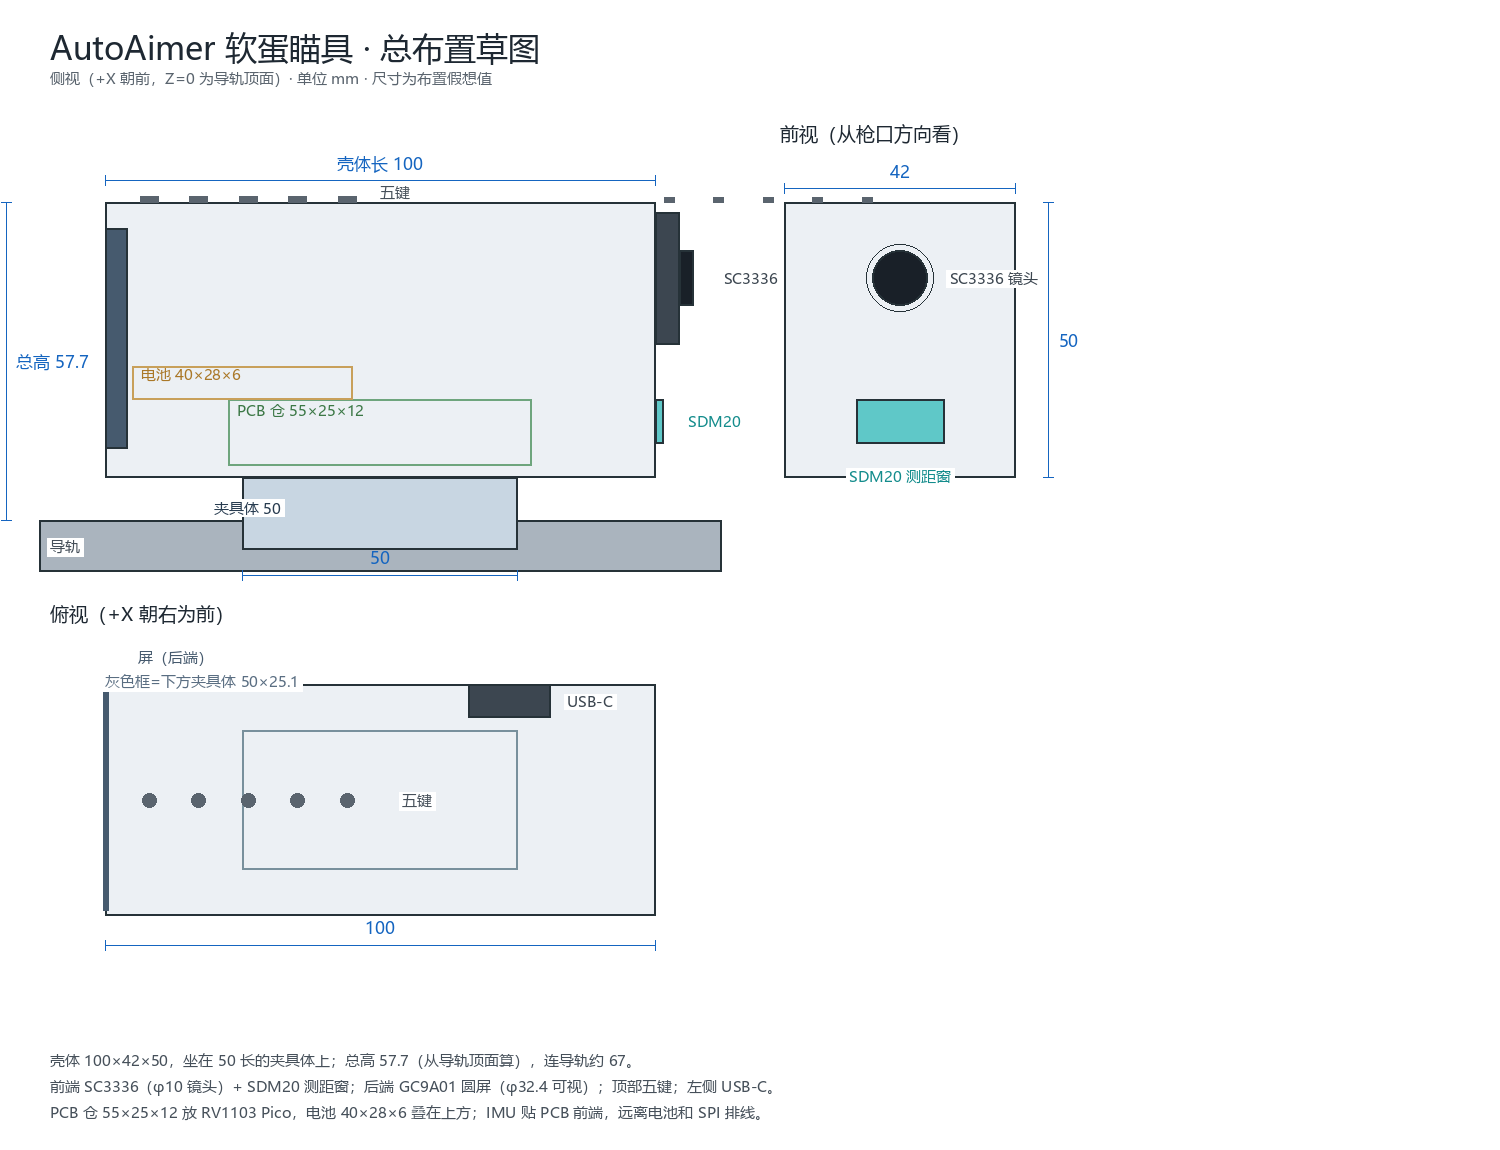

Reproduce this figure in Python.
# -*- coding: utf-8 -*-
"""AutoAimer 软蛋瞄具 总布置草图（侧视 + 前视 + 俯视）。

X 沿枪管（+X 朝前），Y 横跨，Z 向上；Z=0 取导轨顶面。单位 mm。
尺寸是布置假想值，标注出来方便按实物改。
"""
import os
from PIL import Image, ImageDraw, ImageFont

OUT = os.path.dirname(os.path.abspath(__file__))

RAIL_H = 9.32
CLAMP_L, CLAMP_W = 50.0, 25.1
CLAMP_Z0, CLAMP_Z1 = -5.32, 7.68

BODY_L, BODY_W = 100.0, 42.0
BODY_Z0, BODY_Z1 = 7.68, 57.7

SCR_D, SCR_T, SCR_ZC = 40.0, 4.0, 33.0     # 屏幕模块 40x40x4
CAM_W, CAM_T, CAM_ZC = 24.0, 4.5, 44.0
LENS_D = 10.0
RNG_W, RNG_H, RNG_ZC = 16.0, 8.0, 18.0

PCB_L, PCB_H, PCB_Z0 = 55.0, 12.0, 10.0
BAT_L, BAT_H = 40.0, 6.0

BTN_X = [-42.0, -33.0, -24.0, -15.0, -6.0]

C_BODY = (236, 240, 244)
C_EDGE = (38, 50, 56)
C_CLAMP = (200, 214, 226)
C_SCR = (70, 90, 110)
C_CAM = (60, 70, 80)
C_PCB = (110, 165, 125)
C_BAT = (200, 160, 90)
C_GRAY = (120, 144, 156)
C_DIM = (21, 101, 192)

W, H = 1500, 1150
img = Image.new("RGB", (W, H), "white")
d = ImageDraw.Draw(img)
try:
    f_title = ImageFont.truetype(r"C:\Windows\Fonts\msyh.ttc", 32)
    f_lbl = ImageFont.truetype(r"C:\Windows\Fonts\msyh.ttc", 19)
    f_dim = ImageFont.truetype(r"C:\Windows\Fonts\msyh.ttc", 17)
    f_sm = ImageFont.truetype(r"C:\Windows\Fonts\msyh.ttc", 15)
except Exception:
    f_title = f_lbl = f_dim = f_sm = ImageFont.load_default()


def rect(p1, p2, col, outline=C_EDGE, w=2):
    x0, x1 = sorted((p1[0], p2[0]))
    y0, y1 = sorted((p1[1], p2[1]))
    if col is None:
        d.rectangle([x0, y0, x1, y1], outline=outline, width=w)
    else:
        d.rectangle([x0, y0, x1, y1], fill=col, outline=outline, width=w)


def ell(c, r, col, outline=C_EDGE, w=2):
    cx, cy = c
    d.ellipse([cx - r, cy - r, cx + r, cy + r], fill=col, outline=outline, width=w)


def label(xy, s, font=f_lbl, fill=C_EDGE, anchor="lm", bg=True):
    bb = d.textbbox(xy, s, font=font, anchor=anchor)
    if bg:
        d.rectangle((bb[0] - 3, bb[1] - 2, bb[2] + 3, bb[3] + 2), fill="white")
    d.text(xy, s, font=font, fill=fill, anchor=anchor)


def dim_h(x1, x2, y, txt, col=C_DIM):
    d.line([(x1, y), (x2, y)], fill=col, width=1)
    for xx in (x1, x2):
        d.line([(xx, y - 5), (xx, y + 5)], fill=col, width=1)
    label(((x1 + x2) / 2, y - 11), txt, f_dim, col, "ms", False)


def dim_v(x, y1, y2, txt, col=C_DIM):
    d.line([(x, y1), (x, y2)], fill=col, width=1)
    for yy in (y1, y2):
        d.line([(x - 5, yy), (x + 5, yy)], fill=col, width=1)
    label((x + 10, (y1 + y2) / 2), txt, f_dim, col, "lm", False)


S = 5.5
OY = 520

# ================================================================== 侧视
OX = 380
def PS(x, z):
    return (OX + x * S, OY - z * S)


d.text((50, 26), "AutoAimer 软蛋瞄具 · 总布置草图", font=f_title, fill=(30, 40, 50))
d.text((50, 68), "侧视（+X 朝前，Z=0 为导轨顶面）· 单位 mm · 尺寸为布置假想值",
       font=f_sm, fill=(90, 100, 110))

rect(PS(-62, 0), PS(62, -RAIL_H), (170, 180, 190))
label(PS(-60, -4.8), "导轨", f_sm, (70, 80, 90), "lm")
rect(PS(-CLAMP_L / 2, CLAMP_Z1), PS(CLAMP_L / 2, CLAMP_Z0), C_CLAMP)
label((PS(-24, 0)[0], PS(0, 2.2)[1]), "夹具体 50", f_sm, (40, 60, 80), "mm")

rect(PS(-BODY_L / 2, BODY_Z1), PS(BODY_L / 2, BODY_Z0), C_BODY)
# 屏幕模块（后端，贴着后面）
rect(PS(-BODY_L / 2, SCR_ZC + SCR_D / 2), PS(-BODY_L / 2 + SCR_T, SCR_ZC - SCR_D / 2), C_SCR)
# 摄像头模块（前端）
rect(PS(BODY_L / 2, CAM_ZC + CAM_W / 2), PS(BODY_L / 2 + CAM_T, CAM_ZC - CAM_W / 2), C_CAM)
rect(PS(BODY_L / 2 + CAM_T, CAM_ZC + LENS_D / 2), PS(BODY_L / 2 + CAM_T + 2.5, CAM_ZC - LENS_D / 2), (25, 32, 40))
# 测距窗口
rect(PS(BODY_L / 2, RNG_ZC + RNG_H / 2), PS(BODY_L / 2 + 1.6, RNG_ZC - RNG_H / 2), (95, 200, 200))
# PCB 仓、电池
pcb = PS(-PCB_L / 2, PCB_Z0 + PCB_H)
rect(pcb, PS(PCB_L / 2, PCB_Z0), None, C_PCB, 2)
label((pcb[0] + 8, pcb[1] + 11), "PCB 仓 55×25×12", f_sm, (60, 120, 70), "lm", False)
bat = PS(-BODY_L / 2 + 5, PCB_Z0 + PCB_H + BAT_H)
rect(bat, PS(-BODY_L / 2 + 5 + BAT_L, PCB_Z0 + PCB_H), None, C_BAT, 2)
label((bat[0] + 8, bat[1] + 8), "电池 40×28×6", f_sm, (170, 120, 40), "lm", False)
# 按键
for bx in BTN_X:
    cx, cy = PS(bx, BODY_Z1)
    d.rectangle([cx - 9, cy - 6, cx + 9, cy], fill=(90, 100, 110))
label(PS(0, BODY_Z1 + 2), "五键", f_sm, (70, 80, 90), "lm")

label(PS(-BODY_L / 2 - 3, SCR_ZC), "屏", f_sm, "white", "rm", False)
label(PS(BODY_L / 2 + CAM_T + 8, CAM_ZC), "SC3336", f_sm, C_CAM, "lm")
label(PS(BODY_L / 2 + 6, RNG_ZC), "SDM20", f_sm, (20, 140, 140), "lm")

dim_h(PS(-BODY_L / 2, 0)[0], PS(BODY_L / 2, 0)[0], PS(0, BODY_Z1)[1] - 22, "壳体长 100")
dim_v(PS(-BODY_L / 2 - 18, 0)[0], PS(0, BODY_Z1)[1], PS(0, 0)[1], "总高 57.7")
dim_h(PS(-CLAMP_L / 2, 0)[0], PS(CLAMP_L / 2, 0)[0], PS(0, CLAMP_Z0)[1] + 26, "50")

# ================================================================== 前视
FX = 900
def PF(y, z):
    return (FX + y * S, OY - z * S)


d.text((FX - 120, 120), "前视（从枪口方向看）", font=f_lbl, fill=(30, 40, 50))
rect(PF(-BODY_W / 2, BODY_Z1), PF(BODY_W / 2, BODY_Z0), C_BODY)
ell(PF(0, CAM_ZC), LENS_D / 2 * S, (25, 32, 40))
ell(PF(0, CAM_ZC), LENS_D / 2 * S + 6, None, C_EDGE, 1)
rect(PF(-RNG_W / 2, RNG_ZC + RNG_H / 2), PF(RNG_W / 2, RNG_ZC - RNG_H / 2), (95, 200, 200))
for bx in BTN_X:
    cx = PF(bx, BODY_Z1)[0]
    d.rectangle([cx - 5, PF(0, BODY_Z1)[1] - 5, cx + 5, PF(0, BODY_Z1)[1]], fill=(90, 100, 110))
label(PF(9, CAM_ZC), "SC3336 镜头", f_sm, C_CAM, "lm")
label(PF(0, RNG_ZC - 10), "SDM20 测距窗", f_sm, (20, 140, 140), "mm")
dim_h(PF(-BODY_W / 2, 0)[0], PF(BODY_W / 2, 0)[0], PF(0, BODY_Z1)[1] - 14, "42")
dim_v(PF(BODY_W / 2 + 6, 0)[0], PF(0, BODY_Z1)[1], PF(0, BODY_Z0)[1], "50")

# ================================================================== 俯视
TX, TY = 380, 800
def PT(x, y):
    return (TX + x * S, TY + y * S)


d.text((50, 600), "俯视（+X 朝右为前）", font=f_lbl, fill=(30, 40, 50))
rect(PT(-BODY_L / 2, -BODY_W / 2), PT(BODY_L / 2, BODY_W / 2), C_BODY)
rect(PT(-CLAMP_L / 2, -CLAMP_W / 2), PT(CLAMP_L / 2, CLAMP_W / 2), None, C_GRAY, 2)
d.line([PT(-BODY_L / 2, -SCR_D / 2), PT(-BODY_L / 2, SCR_D / 2)], fill=C_SCR, width=6)
label(PT(-BODY_L / 2 + 6, -SCR_D / 2 - 6), "屏（后端）", f_sm, C_SCR, "lm")
for bx in BTN_X:
    cx, cy = PT(bx, 0)
    d.ellipse([cx - 7, cy - 7, cx + 7, cy + 7], fill=(90, 100, 110))
label(PT(4, 0), "五键", f_sm, (70, 80, 90), "lm")
rect(PT(16, -BODY_W / 2), PT(31, -BODY_W / 2 + 6), (60, 70, 80))
label(PT(34, -BODY_W / 2 + 3), "USB-C", f_sm, (60, 70, 80), "lm")
label(PT(-BODY_L / 2, -CLAMP_W / 2 - 9), "灰色框=下方夹具体 50×25.1", f_sm, (90, 110, 130), "lm")
dim_h(PT(-BODY_L / 2, 0)[0], PT(BODY_L / 2, 0)[0], PT(0, BODY_W / 2)[1] + 30, "100")

# ================================================================== 说明
notes = [
    "壳体 100×42×50，坐在 50 长的夹具体上；总高 57.7（从导轨顶面算），连导轨约 67。",
    "前端 SC3336（φ10 镜头）+ SDM20 测距窗；后端 GC9A01 圆屏（φ32.4 可视）；顶部五键；左侧 USB-C。",
    "PCB 仓 55×25×12 放 RV1103 Pico，电池 40×28×6 叠在上方；IMU 贴 PCB 前端，远离电池和 SPI 排线。",
]
for i, s in enumerate(notes):
    d.text((50, 1050 + i * 26), s, font=f_sm, fill=(70, 80, 90))

img.save(os.path.join(OUT, "sight_layout.png"))
print("saved")
